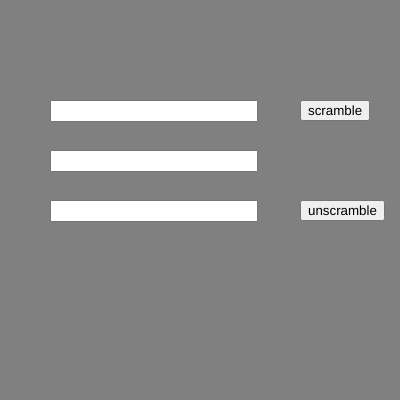
Frame 1 (no input)
Frame 60 (no input): identical to frame 1, image omitted
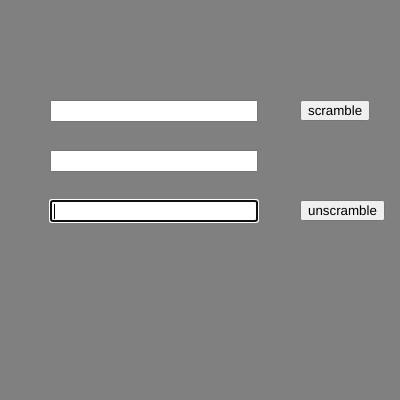
Frame 120 (the mouse pressed at the canvas centre since frame 60)

The p5.js sketch that drew these frames (run headless with seeded random() and noise() and a simulated clock; from frame 60 on, the mouse is pressed at the canvas centre):

// p5.js sketch
// ── sketch.js
function setup() {
//setup canvas
  cnv = createCanvas(400, 400);
  newCanvasX = (windowWidth- 400)/2;
  newCanvasY = (windowHeight- 400)/2;
  cnv.position(newCanvasX,newCanvasY)
//button, text, and functions
  eString = createInput()
  eString.size(200,16)
  eString.position(newCanvasX + 50, newCanvasY + 100)
  scrambler = createButton("scramble")
  scrambler.position(newCanvasX + 300, newCanvasY + 100)
  scrambler.mousePressed(repaint)
  fString = createInput()
  fString.size(200,16)
  fString.position (newCanvasX + 50, newCanvasY + 200)
  dString = createInput()
  dString.size(200,16)
  dString.position(newCanvasX+50, newCanvasY+150)
  unscramble = createButton("unscramble")
  unscramble.position(newCanvasX + 300,newCanvasY + 200)
  unscramble.mousePressed(unpaint)
}
output = "" 
//supported characters and their translations
character = ["a","b","c","d","e",
             "f","g","h","i","j","k","l","m",
             "n","o","p","q","r","s","t","u",
             "v","w","x","y","z"," ",".",","]
numb = [226,425,619,322,515,
        338,314,328,433,711,
        223,227,421,610,317,
        137,431,132,629,324,
        136,418,616,330,720,
        212,413,135,434]
function repaint(){
  //setup all array stuff
  initArray = []
  scrambleArray = []
  //parses each character as a value in an array
  for (let i in eString.value()){
    initArray.push(eString.value().toLowerCase()[i])
    //added security
    scrambleArray.push(i)
  }
  //reverses array to add the biggest number to the first character and smallest to last
  scrambleArray.reverse()
  //the part that encrypts
  for (var i in initArray, scrambleArray){
    for (var j in character, numb){
      if (initArray[i]===character[j]){
        //checks if invalid or added value is greater than 99
        if (dString.value() === "" || dString.value() > 99){
          initArray[i] = int(numb[j]) + int(scrambleArray[i])
        }
        //runs normally if the case works
        else{
          initArray[i] = int(numb[j]) + int(scrambleArray[i])+ int(dString.value())
        }
      }
    }
  }
  //adds all values to a string plus the encryption value at the end
  //check again if the added value is legal
  if(dString.value() === "" || dString.value() > 99){
    output = join(initArray,"")
  }
  else{
    output = join(initArray,"") + str(dString.value())
  }
  //clear values for added security
  eString.value("")
  dString.value("")
}
function unpaint(){
  initArray = []
  scrambleArray = []
  //this for loop does functionally the same thing, except it removes the added value from the check
  for (let i = 0; i < (fString.value().length - dString.value().length); i += 3) {
    initArray.push(str(fString.value()[i]) + str(fString.value()[i + 1]) + str(fString.value()[i+2]));
    scrambleArray.push(i/3)
  }
  scrambleArray.reverse()
  //the same thing over again
  for (var i in initArray,scrambleArray){
    for (var j in character, numb){
      //check happens again, subtraction ensues 
      if(dString.value() === "" || dString.value() > 99){
        if (int(initArray[i])-int(scrambleArray[i]) === numb[j]){
          initArray[i] = character[j]
        }
      }
      else{
        if (int(initArray[i])-int(scrambleArray[i])-int(dString.value()) === numb[j]){
          initArray[i] = character[j]
      }
    }
  }
  }
  fString.value("")
  output = join(initArray,"")
}
function draw() {
  background("grey");
  textSize(16)
  textWrap(CHAR)
  text(output, 50, 300, 300)
}
// ── final.html
<!DOCTYPE html>
<html lang="en"><head>
    <script src="https://cdn.jsdelivr.net/npm/p5@2.2.2/lib/p5.js"></script><script src="https://cdn.jsdelivr.net/npm/p5.js-compatibility@0.2.0/src/preload.js"></script><script src="https://cdn.jsdelivr.net/npm/p5.js-compatibility@0.2.0/src/data.js"></script><script src="https://cdn.jsdelivr.net/npm/p5.js-compatibility@0.2.0/src/shapes.js"></script>
    <link rel="stylesheet" type="text/css" href="style.css">
    <meta charset="utf-8">
  </head>
  <body>
    <main>
        <div id="fullscreen">
            <div id="header">
                <center>
                    <p>Message Encryptor</p>
                </center>
            </div>
        </div>
    </main>
    <script src="sketch.js"></script>
</body>
</html>
// ── style.css
#fullscreen{
    width: 100vw;
    height: 100vh;
    background-color: black;
}
#header{
    width: 100vw;
    height: 10vh;
    background-color: grey;
}
